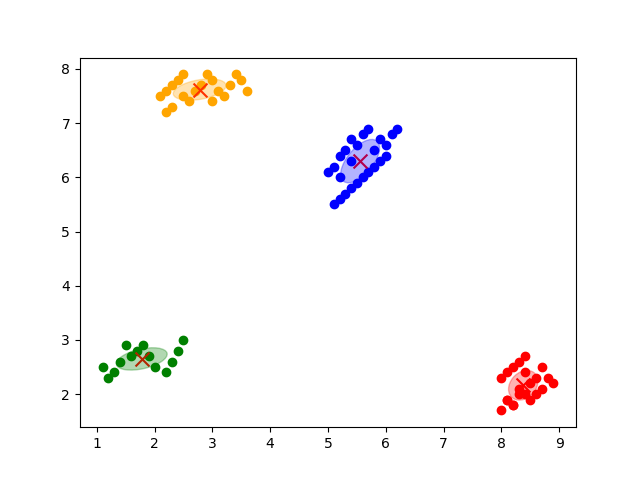

Write Python code to recreate this figure.
import numpy as np
import pandas as pd
import matplotlib.pyplot as plt
from matplotlib.patches import Ellipse

class GMM:
    def __init__(self, n_components=2, max_iters=100, tol=1e-4, random_state=None):
        self.K = n_components   
        self.max_iters = max_iters
        self.tol = tol
        self.random_state = random_state

        self.mu = None
        self.sigma = None
        self.pi = None
        self.gamma = None

    def _gaussian_pdf(self, x, mu, sigma):
        size = x.shape[0]
        det = np.linalg.det(sigma)
        inv = np.linalg.inv(sigma)
        norm_const = 1.0 / (np.power((2 * np.pi), size / 2) * np.sqrt(det))
        x_mu = x - mu
        result = np.exp(-0.5 * np.dot(x_mu.T, np.dot(inv, x_mu)))
        return norm_const * result

    def fit(self, X):
        np.random.seed(self.random_state)
        N, D = X.shape
        self.mu = X[np.random.choice(N, self.K, replace=False)]
        self.sigma = [np.eye(D) for _ in range(self.K)]
        self.pi = np.ones(self.K) / self.K

        log_likelihood_old = 0

        for iteration in range(self.max_iters):
            gamma = np.zeros((N, self.K))
            for k in range(self.K):
                for i in range(N):
                    gamma[i, k] = self.pi[k] * self._gaussian_pdf(X[i], self.mu[k], self.sigma[k])
            gamma /= np.sum(gamma, axis=1, keepdims=True)

            N_k = np.sum(gamma, axis=0)
            for k in range(self.K):
                self.mu[k] = np.sum(gamma[:, k, np.newaxis] * X, axis=0) / N_k[k]
                diff = X - self.mu[k]
                self.sigma[k] = (gamma[:, k, np.newaxis] * diff).T @ diff / N_k[k]
                self.pi[k] = N_k[k] / N

            log_likelihood = 0
            for i in range(N):
                temp = 0
                for k in range(self.K):
                    temp += self.pi[k] * self._gaussian_pdf(X[i], self.mu[k], self.sigma[k])
                log_likelihood += np.log(temp + 1e-10)

            print(f"迭代 {iteration+1}, 对数似然: {log_likelihood:.6f}")

            if np.abs(log_likelihood - log_likelihood_old) < self.tol:
                break
            log_likelihood_old = log_likelihood

        self.gamma = gamma

    def predict(self, X):
        return np.argmax(self.gamma, axis=1)

    def plot_ellipse(self, ax, mu, sigma, color):
        eigenvalues, eigenvectors = np.linalg.eigh(sigma)
        order = eigenvalues.argsort()[::-1]
        eigenvalues, eigenvectors = eigenvalues[order], eigenvectors[:, order]
        angle = np.degrees(np.arctan2(*eigenvectors[:, 0][::-1]))
        width, height = 2 * np.sqrt(eigenvalues)
        ell = Ellipse(xy=mu, width=width, height=height, angle=angle, color=color, alpha=0.3)
        ax.add_patch(ell)

    def plot(self, X):
        cluster_labels = self.predict(X)
        colors = ["blue", "green", "red", "orange", "black", "purple", "cyan", "magenta"]

        fig, ax = plt.subplots()
        for k in range(self.K):
            ax.scatter(X[cluster_labels == k, 0], X[cluster_labels == k, 1], c=colors[k % len(colors)], label=f"Cluster {k+1}")
            ax.scatter(self.mu[k][0], self.mu[k][1], c="red", marker="x", s=100)
            self.plot_ellipse(ax, self.mu[k], self.sigma[k], colors[k % len(colors)])

        plt.show()
        
data = pd.read_csv("data_class.csv")
X = data[["X", "Y"]].values

gmm = GMM(n_components=4, max_iters=100, tol=1e-4, random_state=42)
gmm.fit(X)
gmm.plot(X)
